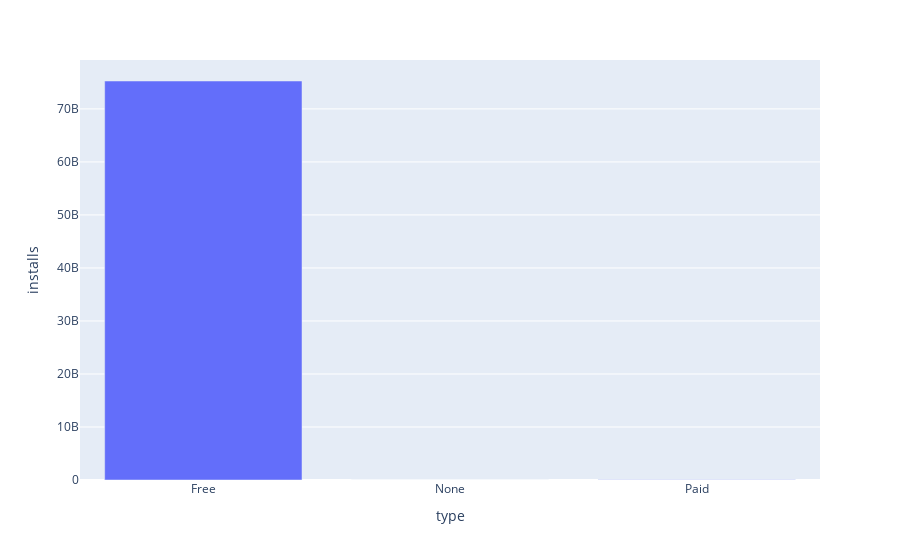

Notebook source saved alongside this figure:
### Markdown cell above
#### ❓ Price (Free vs. Paid) - Do free apps perform better than paid apps?

### Code cell
price_installs = app_data.groupby('type').agg({'installs':'sum'}).reset_index()
px.bar(price_installs, x='type', y='installs')

### Figure 1 — Plotly figure (JSON) as saved in the notebook; plotly's stock layout.template omitted (floating-point values rounded to 4 significant figures)
{"data": [{"hovertemplate": "type=%{x}<br>installs=%{y}<extra></extra>", "legendgroup": "", "marker": {"color": "#636efa", "pattern": {"shape": ""}}, "name": "", "orientation": "v", "showlegend": false, "textposition": "auto", "type": "bar", "x": ["Free", "None", "Paid"], "xaxis": "x", "y": [75261073646, 0, 57363781], "yaxis": "y"}], "layout": {"barmode": "relative", "legend": {"tracegroupgap": 0}, "margin": {"t": 60}, "xaxis": {"anchor": "y", "domain": [0, 1], "title": {"text": "type"}}, "yaxis": {"anchor": "x", "domain": [0, 1], "title": {"text": "installs"}}}}
